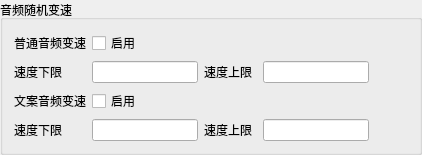
                <widget class="QGroupBox" name="groupBox_audio_random_speed">
                 <property name="title">
                  <string>音频随机变速</string>
                 </property>
                 <layout class="QGridLayout" name="gridLayout_53" columnstretch="9,1">
                  <item row="0" column="0">
                   <layout class="QGridLayout" name="gridLayout_52" columnstretch="1,2,1,2">
                    <item row="2" column="1">
                     <widget class="QLineEdit" name="lineEdit_audio_random_speed_normal_speed_min"/>
                    </item>
                    <item row="1" column="0">
                     <widget class="QLabel" name="label_audio_random_speed_normal_enable">
                      <property name="text">
                       <string>普通音频变速</string>
                      </property>
                     </widget>
                    </item>
                    <item row="2" column="0">
                     <widget class="QLabel" name="label_audio_random_speed_normal_speed_min">
                      <property name="text">
                       <string>速度下限</string>
                      </property>
                     </widget>
                    </item>
                    <item row="2" column="2">
                     <widget class="QLabel" name="label_audio_random_speed_normal_speed_max">
                      <property name="text">
                       <string>速度上限</string>
                      </property>
                     </widget>
                    </item>
                    <item row="1" column="1">
                     <widget class="QCheckBox" name="checkBox_audio_random_speed_normal_enable">
                      <property name="text">
                       <string>启用</string>
                      </property>
                     </widget>
                    </item>
                    <item row="2" column="3">
                     <widget class="QLineEdit" name="lineEdit_audio_random_speed_normal_speed_max"/>
                    </item>
                    <item row="3" column="0">
                     <widget class="QLabel" name="label_audio_random_speed_copywriting_enable">
                      <property name="text">
                       <string>文案音频变速</string>
                      </property>
                     </widget>
                    </item>
                    <item row="3" column="1">
                     <widget class="QCheckBox" name="checkBox_audio_random_speed_copywriting_enable">
                      <property name="text">
                       <string>启用</string>
                      </property>
                     </widget>
                    </item>
                    <item row="4" column="0">
                     <widget class="QLabel" name="label_audio_random_speed_copywriting_speed_min">
                      <property name="text">
                       <string>速度下限</string>
                      </property>
                     </widget>
                    </item>
                    <item row="4" column="1">
                     <widget class="QLineEdit" name="lineEdit_audio_random_speed_copywriting_speed_min"/>
                    </item>
                    <item row="4" column="2">
                     <widget class="QLabel" name="label_audio_random_speed_copywriting_speed_max">
                      <property name="text">
                       <string>速度上限</string>
                      </property>
                     </widget>
                    </item>
                    <item row="4" column="3">
                     <widget class="QLineEdit" name="lineEdit_audio_random_speed_copywriting_speed_max"/>
                    </item>
                   </layout>
                  </item>
                  <item row="0" column="1">
                   <spacer name="horizontalSpacer_8">
                    <property name="orientation">
                     <enum>Qt::Horizontal</enum>
                    </property>
                    <property name="sizeHint" stdset="0">
                     <size>
                      <width>40</width>
                      <height>20</height>
                     </size>
                    </property>
                   </spacer>
                  </item>
                 </layout>
                </widget>
